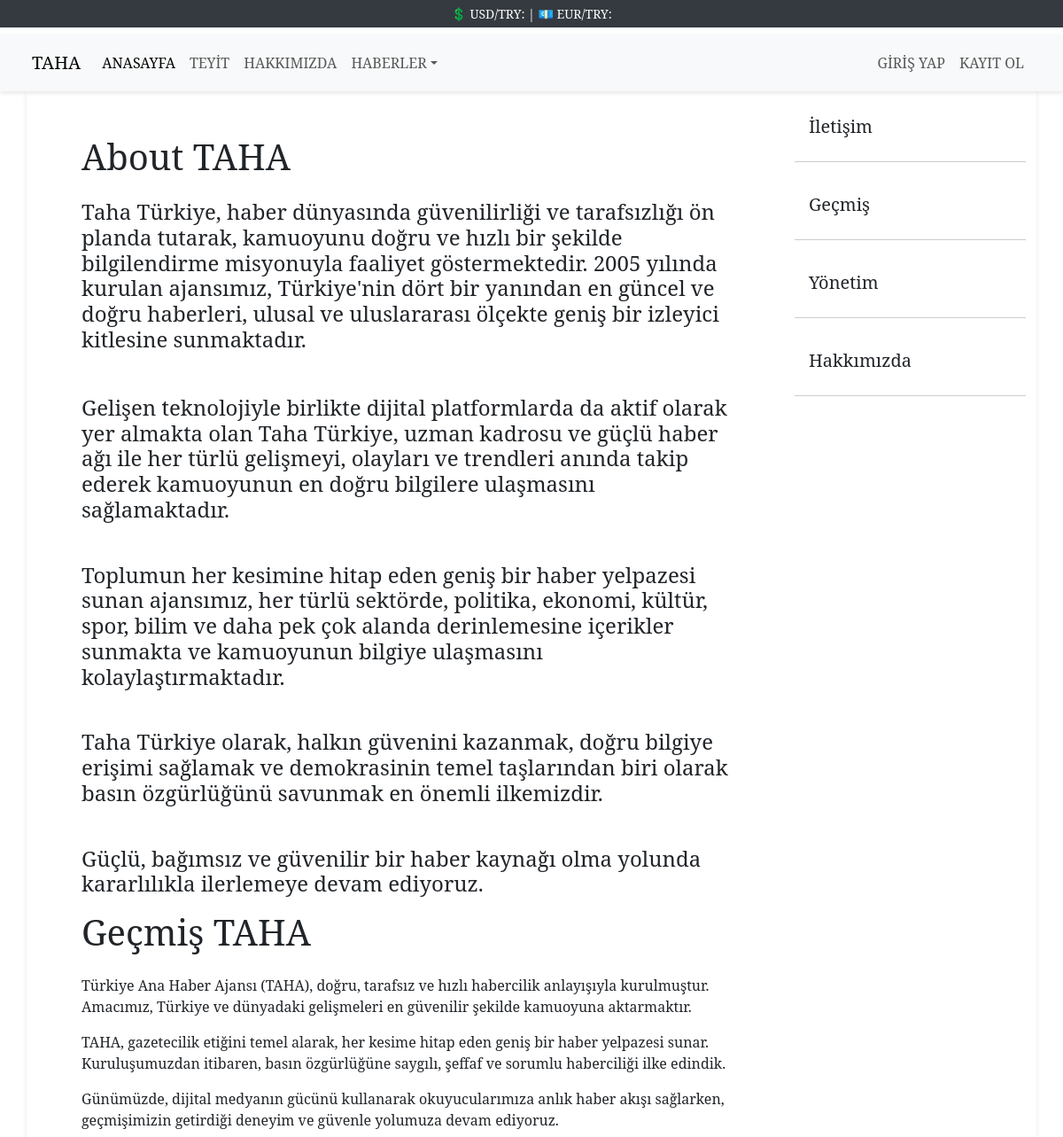
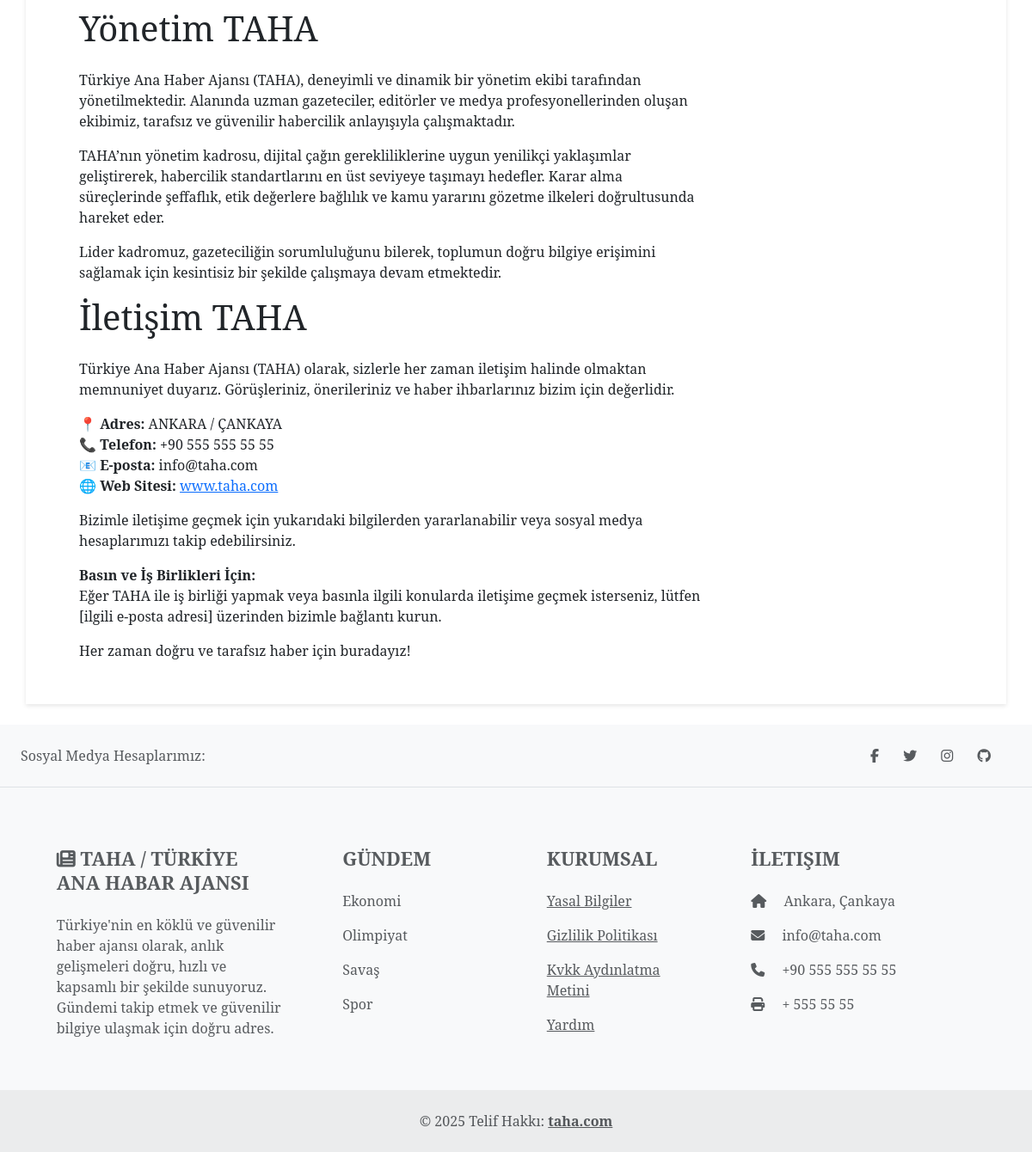
/about, run on the app's committed database (2 pictures, top to bottom).
### taha/models.py (models this page shows, shortened)
class AboutContent(models.Model):
    title = models.CharField(max_length=200)
    image = models.ImageField(upload_to='about_images/')
    description = RichTextField()
    category = models.ForeignKey('Category', related_name="contents", on_delete=models.CASCADE, null=True, blank=True)
    slug = models.SlugField(null=False, blank=True, unique=True, db_index=True, editable=False)

class Category(models.Model):
    name = models.CharField(max_length=100)
    slug = models.SlugField(null=False,blank=True,unique=True,db_index=True,editable=False)

### taha/views.py (the view)
# urls.py: path('about',views.about, name="about"),
def about(request, category_id=None):
    if category_id:
        about_content = AboutContent.objects.filter(category_id=category_id)
    else:
        about_content = AboutContent.objects.all()
    categories = Category.objects.all()
    return render(
        request,
        "about.html",
        {
            "about_content": about_content,
            "categories": categories,
            "category_id": category_id,
        },
    )

### taha/templates/about.html (shortened to what this page needs)
{% extends "base.html" %} {% load static %} {% block title %}Hakkımızda - Taha{% endblock %} {% block content %}
<div class="container container-contact">
	<div class="row mb-4">
		<div class="col-12 col-md-9" style="height: auto">
			<div class="container-content">
                {% for content in about_content %}
                <h1 class="mb-4">{{ content.title }}</h1>
                <p class="h4 mb-4">{{ content.description|safe }}</p>
                {% endfor %}
            </div>
		</div>
		{% include 'partials/_list.html' %}
	</div>
</div>
{% endblock %}

### taha/templates/partials/_list.html
<div class="col-12 col-md-3" style="height: auto">
    <div class="list-group" style="height: 500px">
        {% for category in categories %}
            <a href="{% url 'filtered_about' category.id %}" class="list-group-item list-group-item-action h5 {% if category.id == category_id %}active bg-dark text-light{% endif %}">
               {{ category.name|title }}
            </a>
        {% endfor %}
    </div>
</div>

### taha/static/css/style.css (style rules this page uses)
body { font-family: 'Noto Serif', serif; }
.row { margin-bottom: 20px; }
p, h1, h2, h3, h4, h5, h6 { font-family: 'Noto Serif', serif; }

### taha/static/css/contactstyle.css (style rules this page uses)
.container-content { margin: 50px; }
.container-contact { box-shadow: 0px 2px 5px rgba(0, 0, 0, 0.1); }
.list-group { height: 100px; border-radius: 0; display: flex; }
.list-group-item { height: 5rem; border: none; border-bottom: 1px solid #ccc; padding: 1rem; display: flex; align-items: center; }

### account/static/account/css/style.css (style rules this page uses)
body { font-family: 'Noto Serif', serif; }
h4, h5 { font-weight: 56rem; }
h1 { font-weight: 43rem; }

### data on the page
AboutContent: title "About TAHA", description "Taha Türkiye, haber dünyasında güvenilirliği ve tarafsızlığı ön planda tutarak, kamuoyunu doğru ve hızlı bir şekilde bilgilendirme misyonuyla faaliyet göstermektedir. 2005 yılında kurulan ajansımız, Türkiye'nin dört bir yanından en güncel ve doğru haberleri, ulusal ve uluslararası ölçekte geniş bir izleyici kitlesine sunmaktadır. Gelişen teknolojiyle birlikte dijital platformlarda da aktif olarak yer almakta olan Taha Türkiye, uzman kadrosu ve güçlü haber ağı ile her türlü gelişmeyi, olayları ve trendleri anında takip ederek kamuoyunun en doğru bilgilere ulaşmasını sağlamaktadır. Toplumun her kesimine hitap eden geniş bir haber yelpazesi sunan ajansımız, her türlü sektörde, politika,…"
AboutContent: title "Geçmiş TAHA", description "Türkiye Ana Haber Ajansı (TAHA), doğru, tarafsız ve hızlı habercilik anlayışıyla kurulmuştur. Amacımız, Türkiye ve dünyadaki gelişmeleri en güvenilir şekilde kamuoyuna aktarmaktır. TAHA, gazetecilik etiğini temel alarak, her kesime hitap eden geniş bir haber yelpazesi sunar. Kuruluşumuzdan itibaren, basın özgürlüğüne saygılı, şeffaf ve sorumlu haberciliği ilke edindik. Günümüzde, dijital medyanın gücünü kullanarak okuyucularımıza anlık haber akışı sağlarken, geçmişimizin getirdiği deneyim ve güvenle yolumuza devam ediyoruz."
AboutContent: title "Yönetim TAHA", description "Türkiye Ana Haber Ajansı (TAHA), deneyimli ve dinamik bir yönetim ekibi tarafından yönetilmektedir. Alanında uzman gazeteciler, editörler ve medya profesyonellerinden oluşan ekibimiz, tarafsız ve güvenilir habercilik anlayışıyla çalışmaktadır. TAHA’nın yönetim kadrosu, dijital çağın gerekliliklerine uygun yenilikçi yaklaşımlar geliştirerek, habercilik standartlarını en üst seviyeye taşımayı hedefler. Karar alma süreçlerinde şeffaflık, etik değerlere bağlılık ve kamu yararını gözetme ilkeleri doğrultusunda hareket eder. Lider kadromuz, gazeteciliğin sorumluluğunu bilerek, toplumun doğru bilgiye erişimini sağlamak için kesintisiz bir şekilde çalışmaya devam etmektedir."
AboutContent: title "İletişim TAHA", description "Türkiye Ana Haber Ajansı (TAHA) olarak, sizlerle her zaman iletişim halinde olmaktan memnuniyet duyarız. Görüşleriniz, önerileriniz ve haber ihbarlarınız bizim için değerlidir. 📍 Adres: ANKARA / ÇANKAYA 📞 Telefon: +90 555 555 55 55 📧 E-posta: info@taha.com 🌐 Web Sitesi: www.taha.com Bizimle iletişime geçmek için yukarıdaki bilgilerden yararlanabilir veya sosyal medya hesaplarımızı takip edebilirsiniz. Basın ve İş Birlikleri İçin: Eğer TAHA ile iş birliği yapmak veya basınla ilgili konularda iletişime geçmek isterseniz, lütfen [ilgili e-posta adresi] üzerinden bizimle bağlantı kurun. Her zaman doğru ve tarafsız haber için buradayız!"
Category: name "İletişim"
Category: name "Geçmiş"
Category: name "Yönetim"
Category: name "Hakkımızda"
